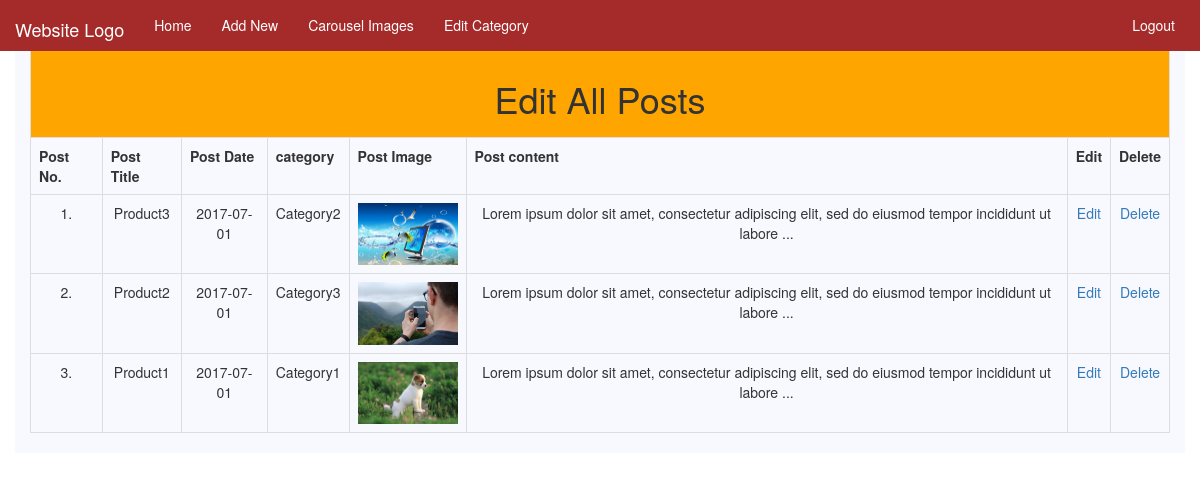
Screenshot of /decotechcrafts/admin/index.php (signed in) with the database file from the repository.
### tables this page shows
CREATE TABLE `posts` (
  `post_id` int(11) NOT NULL,
  `post_title` varchar(200) NOT NULL,
  `post_content` text NOT NULL,
  `post_image` varchar(200) NOT NULL,
  `post_date` date NOT NULL,
  `category_id` int(10) UNSIGNED NOT NULL
);

CREATE TABLE `categories` (
  `category_id` int(11) NOT NULL,
  `category_name` varchar(200) NOT NULL
);

### decotechcrafts/admin/index.php (the view, shortened to what this page needs)
<?php
if(!isset($_SESSION['user_name'])) {
    header("location:login.php");
} else {
?>
<!DOCTYPE html>
<html>
    <?php
	    include('headerfiles.php');
	?>
<body>
	<?php
	    include('navbar.php');
        include("includes/connect.php");
	?>
	<div class="container" style="margin-top:50px;">
	<table class="table table-bordered">
	    <tr>
		    <td align="center" colspan="9" bgcolor="orange"><h1>Edit All Posts</h1></td>
		</tr>
		<tr>
		    <th>Post No.</th>
			<th>Post Title</th>
			<th>Post Date</th>
			<th>category</th>
			<th>Post Image</th>
			<th>Post content</th>
			<th>Edit</th>
			<th>Delete</th>
		</tr>
		<?php
		$select2 = $con->query("select * from posts order by 1 desc;");
		$i=1;
		if($select2->num_rows>0)
			while($row = $select2->fetch_assoc()) {
				?>
				<tr align="center">
				    <td><?php echo $i;$i++; ?>.</td>
					<td><?php echo $row['post_title']; ?></td>
					<td><?php echo $row['post_date']; ?></td>
					<?php
					$category_id=$row['category_id'];
					$select3 = $con->query("select * from categories where category_id='$category_id'");
			        $row3 = $select3->fetch_assoc()
				   ?>
					<td><?php echo $row3['category_name']; ?></td>
					<td><img src="uploads/<?php echo $row['post_image']; ?>" width="100px;"></td>
					<td><?php echo substr($row['post_content'],0,100); ?>...</td>
					<td><a href="edit.php?edit=<?php echo $row['post_id'];?>">Edit</a></td>
					<td><a href="delete.php?del=<?php echo $row['post_id'];?>">Delete</a></td>
				</tr>
				<?php
			}
    ?>
    </table>
    </div>
</body>
</html>
<?php } ?>

### decotechcrafts/main.css (style rules this page uses)
.container { background:ghostwhite; }

### rows the page displays
posts: post_title "Product3", post_date "2017-07-01", category.category_name "Category2", post_image (picture), post_content "Lorem ipsum dolor sit amet, consectetur adipiscing elit, sed do eiusmod tempor incididunt ut labore"
posts: post_title "Product2", post_date "2017-07-01", category.category_name "Category3", post_image (picture), post_content "Lorem ipsum dolor sit amet, consectetur adipiscing elit, sed do eiusmod tempor incididunt ut labore"
posts: post_title "Product1", post_date "2017-07-01", category.category_name "Category1", post_image (picture), post_content "Lorem ipsum dolor sit amet, consectetur adipiscing elit, sed do eiusmod tempor incididunt ut labore"
